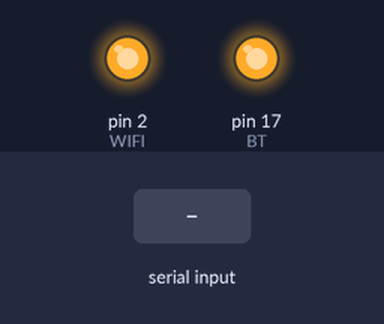
The sketch below on a simulated Arduino Uno, built with avr-gcc and run on an emulated ATmega328P. On the bench: output pins drawn as LEDs (lit = HIGH). The test bench sets the inputs (shaded band).

Above: at 1.2 s.
1.3 s: "a" received over Serial
At 2.3 s:
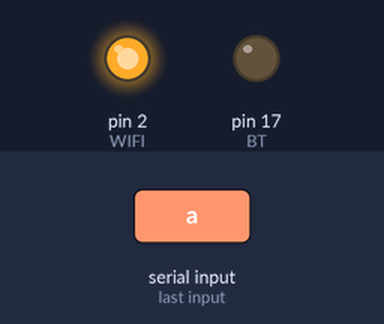
2.8 s: "s" received over Serial
At 3.4 s:
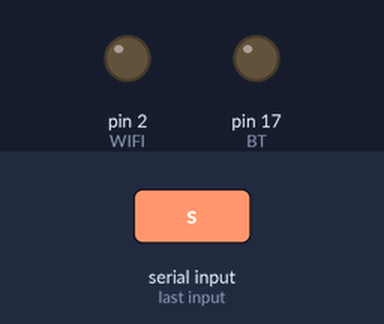
Timing chart, 0 to 5.8 s (numbered marks = the images above; inputs shaded):
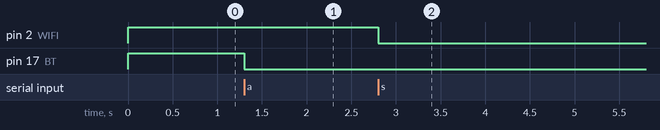

Measured:
- after the input at 1.3 s, pin 17 (BT): HIGH → LOW at once
- after the input at 2.8 s, pin 2 (WIFI): HIGH → LOW at once

The sketch:

lab2.1.4.ino
```cpp
const int BT = 17;
const int WIFI = 2;
const int NTP = 15;
const int IOT = 12;

void setup() {
  Serial.begin(115200);
  pinMode(BT, OUTPUT);
  pinMode(WIFI, OUTPUT);

  digitalWrite(BT, HIGH); //ดับ
  digitalWrite(WIFI, HIGH); //ดับ
}

void loop() {
   if(Serial.read() == 'a'){
      digitalWrite(BT, LOW);
   }

  if(Serial.read() == 's'){
      digitalWrite(WIFI, LOW);
   }

}
```
